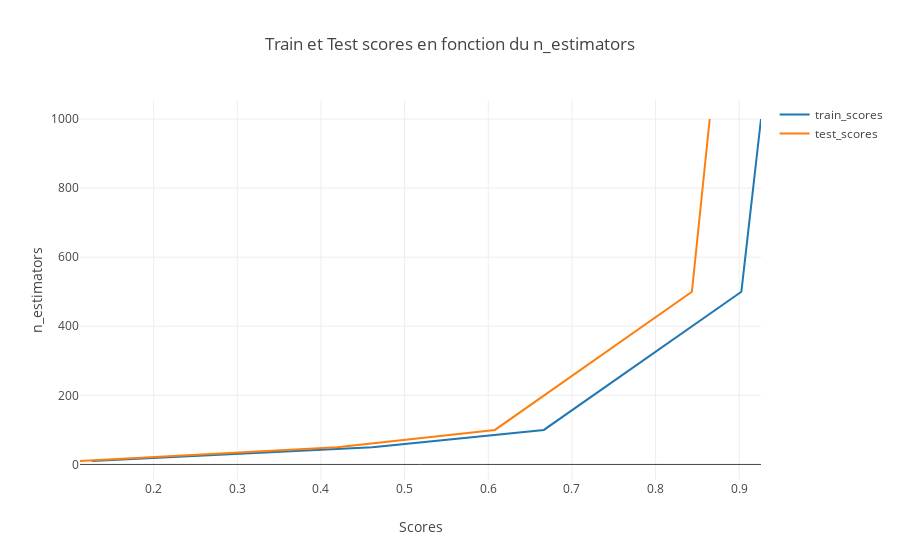

The notebook cell this image was saved under:
### Markdown cell above
### Selection du meilleur nombre d'iteration

### Code cell
n_estimators =[]
train_scores =[]
test_scores=[]

for n in [10, 50, 100, 500, 1000]:
    params = {'n_estimators': n, 'max_depth': 4, 'min_samples_split': 2,
              'learning_rate': 0.01, 'loss': 'ls'}

    reg = ensemble.GradientBoostingRegressor(**params)

    reg.fit(X_train, y_train.price.values)

    train_score = reg.score(X_train, y_train.price.values)
    test_score = reg.score(X_test, y_test.price.values)
    n_estimators.append(n)
    train_scores.append(round(train_score, 6))        
    test_scores.append(round(test_score, 6))        

plot_optimisation(train_scores, test_scores, n_estimators, 'n_estimators')

### Figure 1 — Plotly figure (JSON) as saved in the notebook; plotly's stock layout.template omitted (floating-point values rounded to 4 significant figures)
{"data": [{"mode": "lines", "name": "train_scores", "type": "scatter", "uid": "1b5bae75-b605-4777-9e19-958d3fe01909", "x": [0.1261, 0.4615, 0.6665, 0.9026, 0.926], "y": [10, 50, 100, 500, 1000]}, {"mode": "lines", "name": "test_scores", "type": "scatter", "uid": "58d14a67-605a-4f78-88ec-aa1daf7d9164", "x": [0.112, 0.4192, 0.608, 0.8434, 0.8647], "y": [10, 50, 100, 500, 1000]}], "layout": {"showlegend": true, "title": "Train et Test scores en fonction du n_estimators", "xaxis": {"title": "Scores"}, "yaxis": {"title": "n_estimators"}}}
